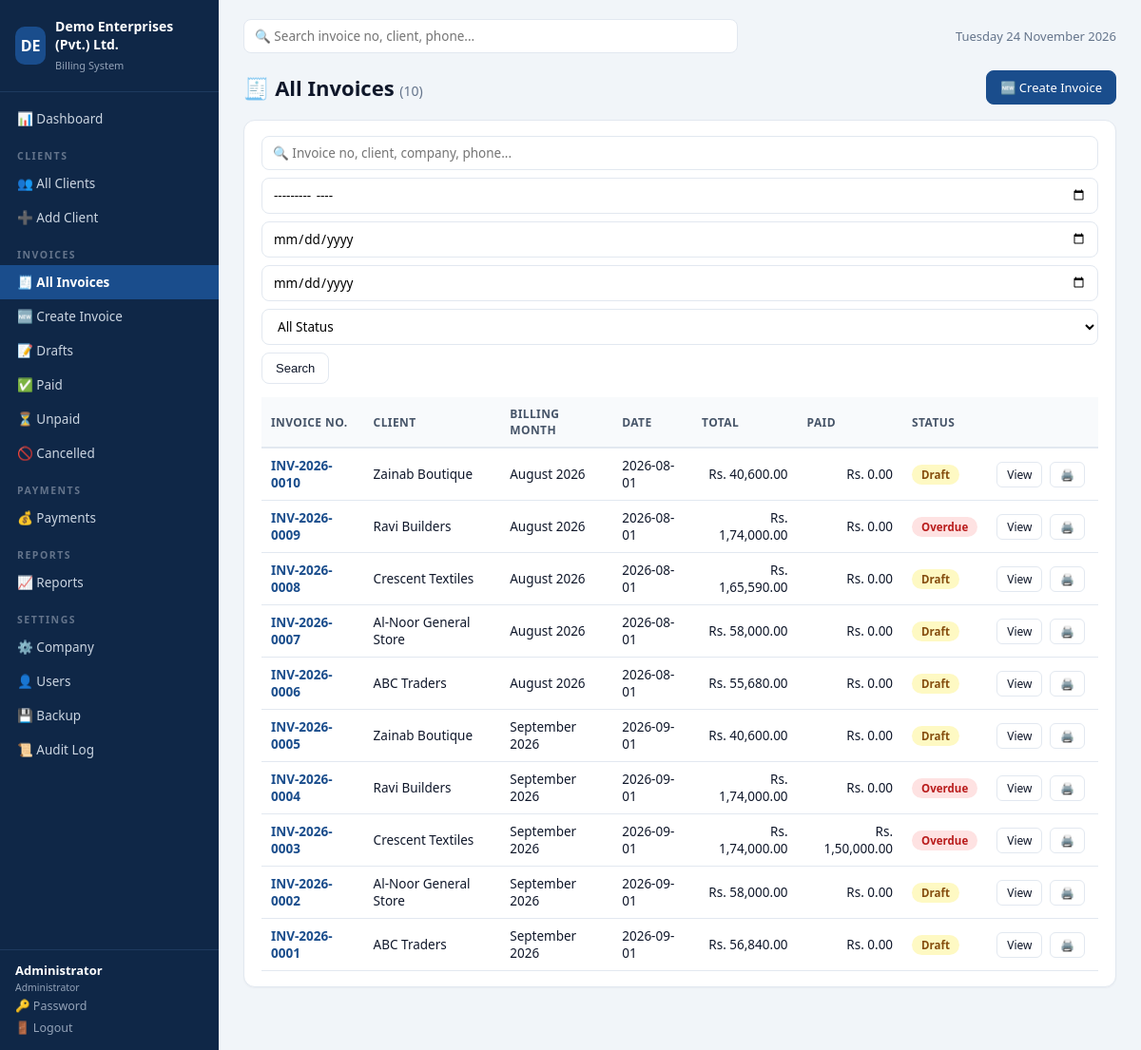
The page /invoices (signed in) on the database its author committed.
### tables this page shows
CREATE TABLE company_settings (
    id                    INTEGER PRIMARY KEY CHECK (id = 1),
    company_name          TEXT NOT NULL DEFAULT 'Your Company (Pvt.) Ltd.',
    logo_path             TEXT,
    address               TEXT NOT NULL DEFAULT '',
    phone                 TEXT NOT NULL DEFAULT '',
    email                 TEXT NOT NULL DEFAULT '',
    ntn                   TEXT NOT NULL DEFAULT '',
    strn                  TEXT NOT NULL DEFAULT '',
    bank_name             TEXT NOT NULL DEFAULT '',
    account_title         TEXT NOT NULL DEFAULT '',
    account_number        TEXT NOT NULL DEFAULT '',
    iban                  TEXT NOT NULL DEFAULT '',
    gst_percent           REAL NOT NULL DEFAULT 0,
    invoice_prefix        TEXT NOT NULL DEFAULT 'CC',
    invoice_start_number  INTEGER NOT NULL DEFAULT 1,
    authorized_signatory  TEXT NOT NULL DEFAULT '',
    signature_path        TEXT,
    invoice_footer        TEXT NOT NULL DEFAULT '',
    updated_at            TEXT NOT NULL DEFAULT (datetime('now', 'localtime'))
);

CREATE TABLE users (
    id            INTEGER PRIMARY KEY AUTOINCREMENT,
    username      TEXT NOT NULL UNIQUE,
    password_hash TEXT NOT NULL,
    full_name     TEXT NOT NULL,
    role          TEXT NOT NULL DEFAULT 'viewer'
                  CHECK (role IN ('admin', 'billing_officer', 'viewer')),
    is_active     INTEGER NOT NULL DEFAULT 1,
    created_at    TEXT NOT NULL DEFAULT (datetime('now', 'localtime')),
    updated_at    TEXT NOT NULL DEFAULT (datetime('now', 'localtime'))
);

CREATE TABLE invoices (
    id                      INTEGER PRIMARY KEY AUTOINCREMENT,
    invoice_number          TEXT NOT NULL UNIQUE,
    invoice_date            TEXT NOT NULL,
    billing_month           TEXT NOT NULL,            -- 'YYYY-MM'
    client_id               INTEGER NOT NULL REFERENCES clients(id),
    service_description     TEXT NOT NULL DEFAULT '',
    units                   REAL NOT NULL DEFAULT 0,
    per_unit_charges        REAL NOT NULL DEFAULT 0,
    monthly_service_charges REAL NOT NULL DEFAULT 0,
    other_charges           REAL NOT NULL DEFAULT 0,
    subtotal                REAL NOT NULL DEFAULT 0,
    gst_percent             REAL NOT NULL DEFAULT 0,
    gst_amount              REAL NOT NULL DEFAULT 0,
    total_amount            REAL NOT NULL DEFAULT 0,
    start_date              TEXT,
    end_date                TEXT,
    status                  TEXT NOT NULL DEFAULT 'draft'
                            CHECK (status IN ('draft', 'issued', 'partially_paid', 'paid', 'overdue', 'cancelled')),
    notes                   TEXT NOT NULL DEFAULT '',
    -- snapshot of company details at creation time
    company_name            TEXT NOT NULL DEFAULT '',
    company_address         TEXT NOT NULL DEFAULT '',
    company_phone           TEXT NOT NULL DEFAULT '',
    company_email           TEXT NOT NULL DEFAULT '',
    company_ntn             TEXT NOT NULL DEFAULT '',
    company_strn            TEXT NOT NULL DEFAULT '',
    bank_name               TEXT NOT NULL DEFAULT '',
    account_title           TEXT NOT NULL DEFAULT '',
    account_number          TEXT NOT NULL DEFAULT '',
    iban                    TEXT NOT NULL DEFAULT '',
    authorized_signatory    TEXT NOT NULL DEFAULT '',
    created_by              INTEGER REFERENCES users(id),
    created_at              TEXT NOT NULL DEFAULT (datetime('now', 'localtime')),
    updated_at              TEXT NOT NULL DEFAULT (datetime('now', 'localtime')),
    is_deleted              INTEGER NOT NULL DEFAULT 0
);

CREATE TABLE clients (
    id                      INTEGER PRIMARY KEY AUTOINCREMENT,
    client_name             TEXT NOT NULL,
    company_name            TEXT NOT NULL DEFAULT '',
    contact_person          TEXT NOT NULL DEFAULT '',
    phone                   TEXT NOT NULL DEFAULT '',
    email                   TEXT NOT NULL DEFAULT '',
    address                 TEXT NOT NULL DEFAULT '',
    location                TEXT NOT NULL DEFAULT '',
    ntn                     TEXT NOT NULL DEFAULT '',
    strn                    TEXT NOT NULL DEFAULT '',
    contract_start_date     TEXT,
    contract_end_date       TEXT,
    monthly_service_charges REAL NOT NULL DEFAULT 0,
    default_units           REAL NOT NULL DEFAULT 0,
    default_per_unit_charges REAL NOT NULL DEFAULT 0,
    bank_details            TEXT NOT NULL DEFAULT '',
    notes                   TEXT NOT NULL DEFAULT '',
    status                  TEXT NOT NULL DEFAULT 'active'
                            CHECK (status IN ('active', 'inactive')),
    is_deleted              INTEGER NOT NULL DEFAULT 0,
    created_by              INTEGER REFERENCES users(id),
    created_at              TEXT NOT NULL DEFAULT (datetime('now', 'localtime')),
    updated_at              TEXT NOT NULL DEFAULT (datetime('now', 'localtime'))
);

### invoices.py (the view)
@bp.route('/invoices')
@login_required
def invoice_list():
    q = request.args.get('q', '').strip()
    month = request.args.get('month', '').strip()
    date_from = request.args.get('from', '').strip()
    date_to = request.args.get('to', '').strip()
    status = request.args.get('status', '').strip()
    client_id = request.args.get('client_id', '').strip()
    page = max(int(request.args.get('page', 1)), 1)
    per_page = 25
    sql = ('SELECT i.*, c.client_name, c.company_name FROM invoices i '
           'JOIN clients c ON c.id = i.client_id WHERE i.is_deleted = 0')
    args = []
    if q:
        sql += (' AND (i.invoice_number LIKE ? OR c.client_name LIKE ? '
                'OR c.company_name LIKE ? OR c.phone LIKE ?)')
        like = f'%{q}%'
        args += [like, like, like, like]
    if month:
        sql += ' AND i.billing_month = ?'
        args.append(month)
    if date_from:
        sql += ' AND i.invoice_date >= ?'
        args.append(date_from)
    if date_to:
        sql += ' AND i.invoice_date <= ?'
        args.append(date_to)
    if status in ('draft', 'issued', 'partially_paid', 'paid', 'cancelled'):
        sql += ' AND i.status = ?'
        args.append(status)
    if client_id.isdigit():
        sql += ' AND i.client_id = ?'
        args.append(int(client_id))
    with get_db() as conn:
        total = conn.execute(sql.replace('SELECT i.*, c.client_name, c.company_name', 'SELECT COUNT(*) c', 1),
                             args).fetchone()['c']
        rows = conn.execute(sql + ' ORDER BY i.id DESC LIMIT ? OFFSET ?',
                            args + [per_page, (page - 1) * per_page]).fetchall()
        paid_map = {}
        for r in rows:
            paid_map[r['id']] = conn.execute(
                'SELECT COALESCE(SUM(amount),0) s FROM payments WHERE invoice_id = ?',
                (r['id'],)).fetchone()['s']
    pages = max(1, (total + per_page - 1) // per_page)
    return render_template('invoices/list.html', invoices=rows, q=q, month=month,
                           date_from=date_from, date_to=date_to, status=status,
                           page=page, pages=pages, total=total, paid_map=paid_map,
                           format_pkr=utils.format_pkr, month_label=utils.month_label,
                           effective_status=utils.effective_status)

### templates/invoices/list.html (shortened to what this page needs)
{% extends 'base.html' %}
{% block content %}
<div class="page-head">
  <h1>🧾 All Invoices <span class="count">({{ total }})</span></h1>
  {% if can_edit %}<a class="btn btn-primary" href="{{ url_for('invoices.invoice_new') }}">🆕 Create Invoice</a>{% endif %}
</div>
<div class="card">
  <form method="get" class="filters">
    <input type="search" name="q" value="{{ q }}" placeholder="🔍 Invoice no, client, company, phone..." class="grow">
    <input type="month" name="month" value="{{ month }}">
    <input type="date" name="from" value="{{ date_from }}" title="From date">
    <input type="date" name="to" value="{{ date_to }}" title="To date">
    <select name="status">
      <option value="">All Status</option>
    </select>
    <button class="btn">Search</button>
  </form>
  <table class="table">
    <thead><tr><th>Invoice No.</th><th>Client</th><th>Billing Month</th><th>Date</th><th>Total</th><th>Paid</th><th>Status</th><th></th></tr></thead>
    <tbody>
    {% for inv in invoices %}
      <tr>
        <td><a href="{{ url_for('invoices.invoice_view', invoice_id=inv.id) }}"><strong>{{ inv.invoice_number }}</strong></a></td>
        <td>{{ inv.client_name }}</td>
        <td>{{ month_label(inv.billing_month) }}</td>
        <td>{{ inv.invoice_date }}</td>
        <td class="num">{{ format_pkr(inv.total_amount) }}</td>
        <td class="num">{{ format_pkr(paid_map.get(inv.id, 0)) }}</td>
        <td><span class="badge badge-{{ effective_status(inv) }}">{{ effective_status(inv).replace('_',' ') }}</span></td>
        <td class="actions">
          <a class="btn btn-sm" href="{{ url_for('invoices.invoice_view', invoice_id=inv.id) }}">View</a>
          <a class="btn btn-sm" href="{{ url_for('invoices.invoice_print', invoice_id=inv.id) }}" target="_blank">🖨️</a>
        </td>
      </tr>
    {% else %}
      <tr><td colspan="8" class="empty">No invoices found.</td></tr>
    {% endfor %}
    </tbody>
  </table>
</div>
{% endblock %}

### templates/base.html (shortened to what this page needs)
<!DOCTYPE html>
<html lang="en">
<head>
<link rel="stylesheet" href="{{ url_for('static', filename='style.css') }}">
</head>
<body>
<aside class="sidebar">
  <div class="brand">
    <span class="brand-logo">{{ (settings.company_name or 'BI')[:2]|upper }}</span>
    <div class="brand-text">
      <strong>{{ settings.company_name or 'Billing System' }}</strong>
      <small>Billing System</small>
    </div>
  </div>
  <nav>
    <a href="{{ url_for('dashboard') }}" class="{{ 'active' if request.path == '/' }}">📊 Dashboard</a>
    <div class="nav-group">CLIENTS</div>
    <a href="{{ url_for('clients.client_list') }}" class="{{ 'active' if request.path.startswith('/clients') and '/clients/add' not in request.path }}">👥 All Clients</a>
    {% if can_edit %}<a href="{{ url_for('clients.client_add') }}" class="{{ 'active' if request.path == '/clients/add' }}">➕ Add Client</a>{% endif %}
    <div class="nav-group">INVOICES</div>
    <a href="{{ url_for('invoices.invoice_list') }}" class="{{ 'active' if request.path == '/invoices' }}">🧾 All Invoices</a>
    {% if can_edit %}<a href="{{ url_for('invoices.invoice_new') }}" class="{{ 'active' if request.path == '/invoices/new' }}">🆕 Create Invoice</a>{% endif %}
    <a href="{{ url_for('invoices.invoice_list', status='draft') }}">📝 Drafts</a>
    <a href="{{ url_for('invoices.invoice_list', status='paid') }}">✅ Paid</a>
    <a href="{{ url_for('invoices.invoice_list', status='issued') }}">⏳ Unpaid</a>
    <a href="{{ url_for('invoices.invoice_list', status='cancelled') }}">🚫 Cancelled</a>
    <div class="nav-group">PAYMENTS</div>
    <a href="{{ url_for('invoices.payment_list') }}">💰 Payments</a>
    <div class="nav-group">REPORTS</div>
    <a href="{{ url_for('reports.reports', type='monthly') }}" class="{{ 'active' if request.path.startswith('/reports') }}">📈 Reports</a>
    {% if session.user.role == 'admin' %}
    <div class="nav-group">SETTINGS</div>
    <a href="{{ url_for('settings.settings_page') }}" class="{{ 'active' if request.path == '/settings' }}">⚙️ Company</a>
    <a href="{{ url_for('settings.user_list') }}" class="{{ 'active' if request.path == '/users' }}">👤 Users</a>
    <a href="{{ url_for('backup_page') }}" class="{{ 'active' if request.path == '/backup' }}">💾 Backup</a>
    <a href="{{ url_for('audit_log') }}" class="{{ 'active' if request.path == '/audit' }}">📜 Audit Log</a>
    {% endif %}
  </nav>
  <div class="sidebar-foot">
    <div class="user-chip">
      <strong>{{ session.user.full_name }}</strong>
      <small>{{ ROLES[session.user.role] }}</small>
    </div>
    <a href="{{ url_for('change_password') }}">🔑 Password</a>
    <a href="{{ url_for('logout') }}">🚪 Logout</a>
  </div>
</aside>
<main class="main">
  <header class="topbar">
    <form action="{{ url_for('invoices.invoice_list') }}" method="get" class="quick-search">
      <input type="search" name="q" placeholder="🔍 Search invoice no, client, phone..." value="{{ request.args.get('q','') }}">
    </form>
    <span class="topbar-date" id="today-label"></span>
  </header>
  {% block content %}{% endblock %}
</main>
</body>
</html>

### rows shown on the page
company_settings: company_name "DE", company_name "Demo Enterprises (Pvt.) Ltd."
users: user.full_name "Administrator", role "Administrator"
invoices: invoice_number "INV-2026-0010", client_name "Zainab Boutique", billing_month "August 2026", invoice_date "2026-08-01", total_amount "Rs. 40,600.00", id "Rs. 0.00", status "Draft"
invoices: invoice_number "INV-2026-0009", client_name "Ravi Builders", billing_month "August 2026", invoice_date "2026-08-01", total_amount "Rs. 1,74,000.00", id "Rs. 0.00", effective_status "Overdue"
invoices: invoice_number "INV-2026-0008", client_name "Crescent Textiles", billing_month "August 2026", invoice_date "2026-08-01", total_amount "Rs. 1,65,590.00", id "Rs. 0.00", status "Draft"
invoices: invoice_number "INV-2026-0007", client_name "Al-Noor General Store", billing_month "August 2026", invoice_date "2026-08-01", total_amount "Rs. 58,000.00", id "Rs. 0.00", status "Draft"
invoices: invoice_number "INV-2026-0006", client_name "ABC Traders", billing_month "August 2026", invoice_date "2026-08-01", total_amount "Rs. 55,680.00", id "Rs. 0.00", status "Draft"
invoices: invoice_number "INV-2026-0005", client_name "Zainab Boutique", billing_month "September 2026", invoice_date "2026-09-01", total_amount "Rs. 40,600.00", id "Rs. 0.00", status "Draft"
invoices: invoice_number "INV-2026-0004", client_name "Ravi Builders", billing_month "September 2026", invoice_date "2026-09-01", total_amount "Rs. 1,74,000.00", id "Rs. 0.00", effective_status "Overdue"
invoices: invoice_number "INV-2026-0003", client_name "Crescent Textiles", billing_month "September 2026", invoice_date "2026-09-01", total_amount "Rs. 1,74,000.00", id "Rs. 1,50,000.00", effective_status "Overdue"
invoices: invoice_number "INV-2026-0002", client_name "Al-Noor General Store", billing_month "September 2026", invoice_date "2026-09-01", total_amount "Rs. 58,000.00", id "Rs. 0.00", status "Draft"
invoices: invoice_number "INV-2026-0001", client_name "ABC Traders", billing_month "September 2026", invoice_date "2026-09-01", total_amount "Rs. 56,840.00", id "Rs. 0.00", status "Draft"

### other values the page prints
{{ total }} "10"
